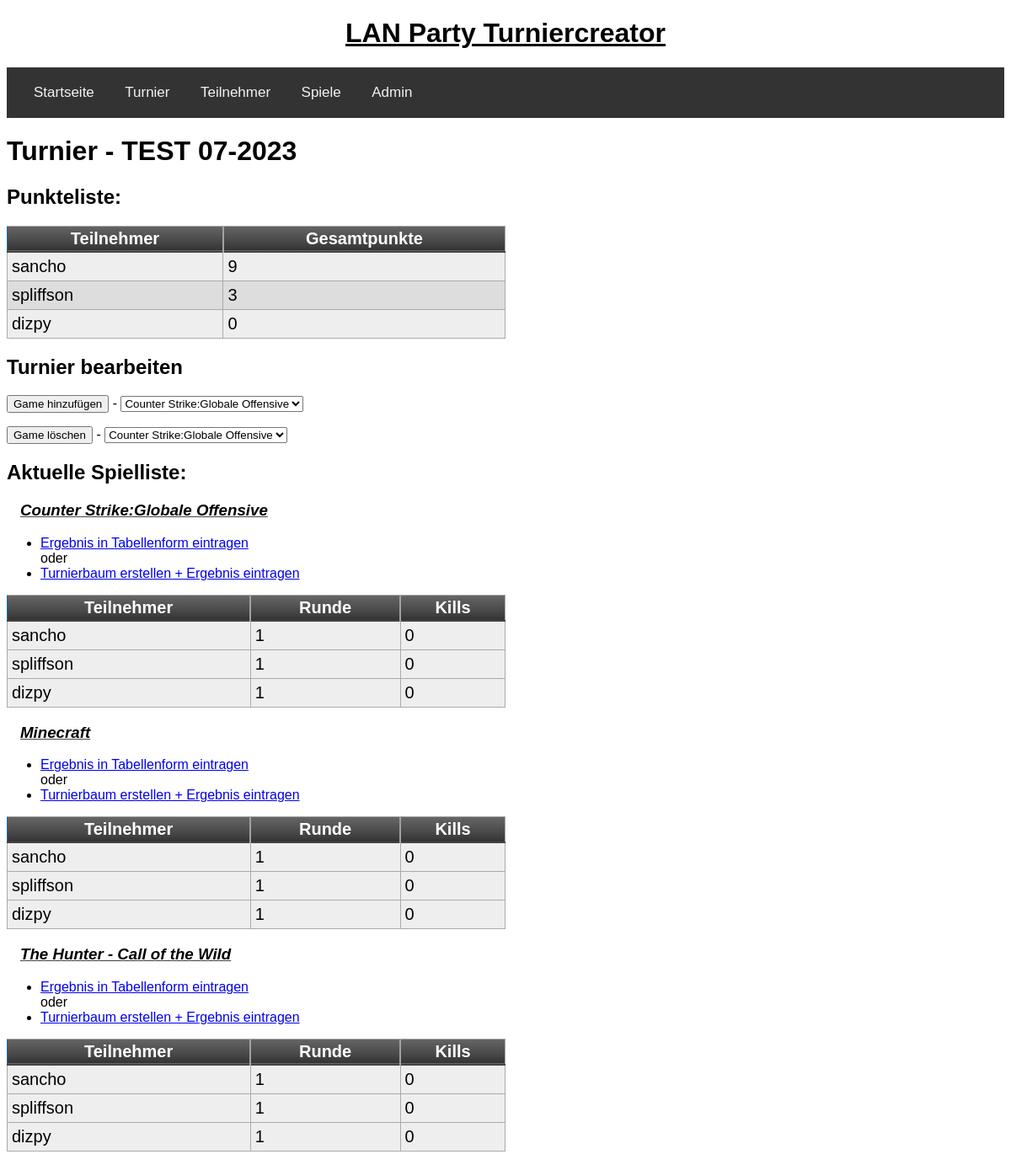
The page /turnier/4 on the database its author committed.
### tables this page shows
CREATE TABLE turnierdetails(turnierdetailsid integer primary key autoincrement, turnierid integer references turnier(turnierid), spielid integer references spiel(spielid), teilnehmerid integer references teilnehmer(teilnehmerid), runde integer, ergebnistyp text, ergebnis integer);

CREATE TABLE teilnehmer(teilnehmerid integer primary key autoincrement, name text, nickname text unique);

CREATE TABLE spiel(spielid integer primary key autoincrement, name text, typ text, maxspieler integer);

### app/routes.py (the view, shortened to what this page needs)
@app.route('/turnier/<turnierid>', methods=['GET', 'POST'])
def turnier(turnierid):
	spielliste_pro_turnier = get_spielliste_pro_turnier(turnierid)
	punkteliste = get_punkteliste(turnierid)
	turniername = get_turniername(turnierid)[0][0]
	punkteliste_pro_spiel = []
	spielliste_to_delete = []
	for i in spielliste_pro_turnier:
		spielliste_to_delete.append(i[1])
		punkteliste_pro_spiel.append(get_punkte_pro_spiel_pro_turnier(turnierid=turnierid, spielid=i[0]))
	punkteliste_bearbeitet = Ergebnisberechnung(punkteliste_pro_spiel)
	spielliste_to_add_db = get_all_spiele()
	spielliste_to_add = []
	for data in spielliste_to_add_db:
		spielliste_to_add.append(data[0])
	teilnehmerliste = get_teilnehmerid_pro_turnier(turnierid)
	form = TurnierBearbeiten()
	form.gamelist_to_delete.choices = spielliste_to_delete
	form.gamelist_to_add.choices = spielliste_to_add
	return render_template('tournament.html', title="Turnier", punktelisteturnier=punkteliste_bearbeitet, punktelistespiel=punkteliste_pro_spiel, spielliste=spielliste_pro_turnier, turnierid=turnierid, form=form, turniername=turniername)

### app/forms.py
class TurnierBearbeiten(FlaskForm):
    addgame = SubmitField('Game hinzufügen')
    deletegame = SubmitField('Game löschen')
    gamelist_to_delete = SelectField('Spielliste zum Löschen', validators=[DataRequired()], coerce=str)
    gamelist_to_add = SelectField('Spielliste zum Hinzufügen', validators=[DataRequired()], coerce=str)

### app/db/db.py (called while the page is built)
def get_turniername(turnierid):
	query = 'select name || " " || jahr from turnier where turnierid={turnierid};'.format(turnierid=turnierid)
	return execute_select_query(query)

def get_all_spiele():
	query = 'select name, typ, maxspieler from spiel;'
	return execute_select_query(query)

def get_punkteliste(turnierid):
	query = 'select spiel.name, teilnehmer.name, "Runde: " || td.runde, "Platz: " || td.ergebnis from turnierdetails as td inner join teilnehmer on td.teilnehmerid = teilnehmer.teilnehmerid inner join spiel on td.spielid = spiel.spielid where td.turnierid={turnierid};'.format(turnierid=turnierid)
	return execute_select_query(query)

def get_spielliste_pro_turnier(turnierid):
	query = 'select spiel.spielid, spiel.name from turnierdetails as td inner join turnier on td.turnierid = turnier.turnierid inner join spiel on td.spielid = spiel.spielid where td.turnierid = {turnierid} group by spiel.name;'.format(turnierid=turnierid)
	return execute_select_query(query)

def get_teilnehmerid_pro_turnier(turnierid):
	query = 'select teilnehmer from turnier where turnierid={turnierid}'.format(turnierid=turnierid)
	teilnehmerstr = execute_select_query(query)
	return teilnehmerstr[0][0].split()

def execute_select_query(query):
	try:
		cursor.execute(query)
		return cursor.fetchall()
	except sqlite3.IntegrityError as e:
		return "Integrity Error: " + str(e)
	connection.close()

### app/logik/ergebnisberechnung.py (called while the page is built)
def Ergebnisberechnung(punkteliste):
    ordnung = {
        'kills': True,
        'zeit': False,
        'platz': False,
        'pvp': False,
        'Punkte': False,
    }
    punkte_gesamt = defaultdict(int)
    for spiel in punkteliste:
        punkte_game = defaultdict(int)
        for runde in spiel:
            runde_sortiert = sorted(runde, key=lambda x: x[4], reverse=ordnung[runde[0][2]])
            punkte_runde = {x[1]: len(runde_sortiert) - (i + 1 if i else 0) for i, x in enumerate(runde_sortiert)}
            for x, y in punkte_runde.items():
                punkte_game[x] += y
                punkte_gesamt[x] += y
    return(sorted(punkte_gesamt.items(), key=lambda x: x[1], reverse=True))

### app/templates/tournament.html
{% extends "base.html" %}
{% block app_content %}
    <h1>Turnier - {{turniername}}</h1>
    <h2>Punkteliste:</h2>
    <table class="myTable">
        <thead>
            <tr>
                <th>Teilnehmer</th>
                <th>Gesamtpunkte</th>
            </tr>
        </thead>
    {% for element in punktelisteturnier %}
        <tr>
            <td>{{ element[0] }}</td>
            <td>{{ element[1] }}</td>
        </tr>
    {% endfor %}
    </table>
    <h2>Turnier bearbeiten</h2>
        <form action="{{ url_for('turnier', turnierid=turnierid) }}" method="POST" novalidate>
            <div>
                <p> {{ form.addgame }} - {{ form.gamelist_to_add }}</p>
                <p> {{ form.deletegame }} - {{ form.gamelist_to_delete }} </p>
            </div>
        </form>
    <h2>Aktuelle Spielliste:</h2>
    {% for spiel in punktelistespiel %}
    <h3 style="padding-left: 16px; font-weight: bold; font-style: italic; text-decoration: underline solid rgb(68, 68, 68);">{{spiel[0][0][0]}}</h3>
    <ul>
        <li><a href="{{ url_for('ergebnis', turnierid=turnierid, spielname=spiel[0][0][0])}}">Ergebnis in Tabellenform eintragen</a></li> oder
        <li><a href="{{ url_for('turnierbaum', turnierid=turnierid, spielname=spiel[0][0][0])}}">Turnierbaum erstellen + Ergebnis eintragen</a></li>
    </ul>
            <p><table class="myTable">
                <thead>
                    <tr>
                        <th>Teilnehmer</th>
                        <th>Runde</th>
                        <th>{{spiel[0][0][2]|capitalize}}</th>
                    </tr>
                </thead>
            {% for runde in spiel %}
                {% for spieler in runde %}
                    <tbody>
                        <tr>
                            <td>{{spieler[1]}}</td>
                            <td>{{spieler[3]}}</td>
                            <td class="input_edit">{{spieler[4]}}</td>
                        </tr>
                    </tbody>
                {% endfor %}
            {% endfor %}
            </table></p>
    {% endfor %}
{% endblock %}

### app/static/index.css (style rules this page uses)
* { font-family: sans-serif; }

### app/static/tables.css (style rules this page uses)
table.myTable { border: 1px solid #1C6EA4; background-color: #EEEEEE; min-width: 50%; width: auto; text-align: left; border-collapse: collapse; }
table.myTable td, table.myTable th { border: 1px solid #AAAAAA; padding: 3px 2px; }
table.myTable tbody td { font-size: 20px; padding: 5px; }
table.myTable tr:nth-child(even) { background: #DDDDDD; }
table.myTable thead { background: #333333; background: -moz-linear-gradient(top, #666666 0%, #474747 66%, #333333 100%); background: -webkit-linear-gradient(top, #666666 0%, #474747 66%, #333333 100%); background: linear-gradient(to bottom, #666666 0%, #474747 66%, #333333 100%); border-bottom: 2px solid #444444; }
table.myTable thead th { font-size: 20px; font-weight: bold; color: #FFFFFF; text-align: center; border-left: 2px solid #A2A2A2; }
table.myTable thead th:first-child { border-left: none; }

### rows shown on the page
turnierdetails: nickname "sancho", element "9", ergebnistyp "Kills", runde "1", ergebnis "0"
turnierdetails: nickname "spliffson", element "3", runde "1", ergebnis "0"
turnierdetails: nickname "dizpy", ergebnis "0", runde "1"
spiel: name "Counter Strike:Globale Offensive"
spiel: name "Minecraft"
turnierdetails: ergebnistyp "Kills", nickname "sancho", runde "1", ergebnis "0"
turnierdetails: nickname "spliffson", runde "1", ergebnis "0"
turnierdetails: nickname "dizpy", runde "1", ergebnis "0"
spiel: name "The Hunter - Call of the Wild"
turnierdetails: ergebnistyp "Kills", nickname "sancho", runde "1", ergebnis "0"
turnierdetails: nickname "spliffson", runde "1", ergebnis "0"
turnierdetails: nickname "dizpy", runde "1", ergebnis "0"

### other values the page prints
{{ turniername }} "TEST 07-2023"
